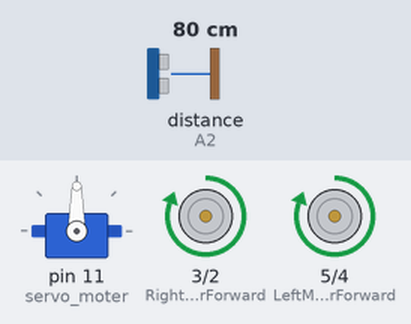
The sketch below on a simulated Arduino Uno, built with avr-gcc and run on an emulated ATmega328P. On the bench: servo, motor-driver pin pairs drawn as motors (green arrow = first pin HIGH = forward, orange = second pin HIGH = backward, longer = more drive). Inputs (shaded band) come from the test bench; at power-on: distance to the obstacle (sensor on A2) 80 cm. The echo pulse lasts 58.3 µs per cm.

Above: at 3.9 s.
4.0 s: distance to the obstacle (sensor on A2) set to 22 cm
5.5 s: distance to the obstacle (sensor on A2) set to 19 cm
At 7.1 s:
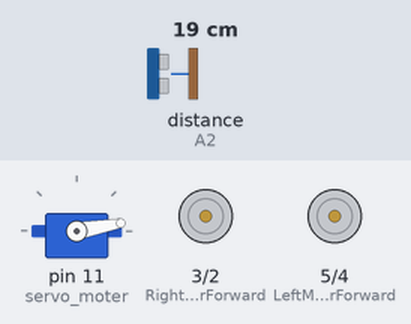
11.5 s: distance to the obstacle (sensor on A2) set to 35 cm
At 12.5 s:
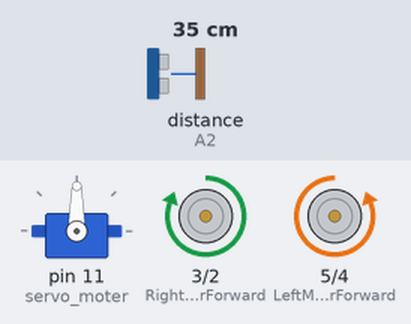
14.1 s: distance to the obstacle (sensor on A2) set to 2 cm
At 16.7 s:
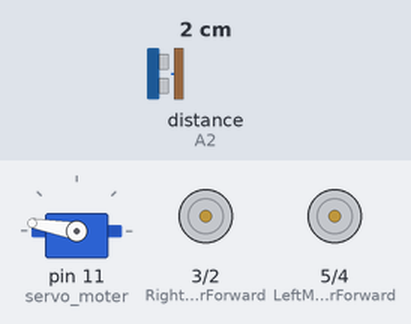
Timing chart, 0 to 18.1 s (numbered marks = the images above; inputs shaded):
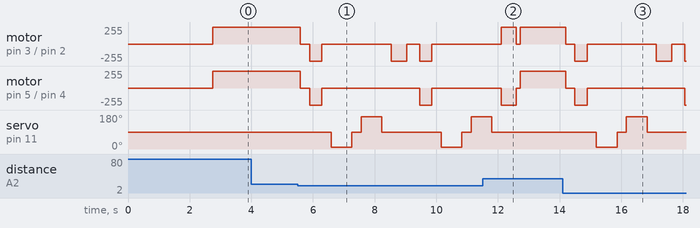

The sketch:

Obstacle_Robot.ino
```cpp
#include <Servo.h>
#include <NewPing.h>

const int LeftMoterForward = 5;
const int LeftMoterBackward = 4;
const int RightMoterForward = 3;
const int RightMoterBackward = 2;

#define trig_pin A1
#define echo_pin A2

#define maximum_distance 200
boolean goesForward = false;
int distance = 100;

NewPing sonar(trig_pin, echo_pin, maximum_distance);
Servo servo_moter;

void setup(){
  pinMode(RightMoterForward, OUTPUT);
  pinMode(LeftMoterForward, OUTPUT);
  pinMode(LeftMoterBackward, OUTPUT);
  pinMode(RightMoterBackward, OUTPUT);

  servo_moter.attach(11);

  servo_moter.write(90);
  delay(2000);

  distance = readPing();
  delay(100);

  distance = readPing();
  delay(100);

   distance = readPing();
  delay(100);

  distance = readPing();
  delay(100);
}

void loop(){
  int distanceRight = 0;
  int distanceLeft = 0;
  delay(50);

  if(distance <= 20){
    moveStop();
    delay(300);

    moveBackward();
    delay(400);

    moveStop();
    delay(300);

    distanceRight = lookRight();
    delay(300);

    distanceLeft = lookLeft();
    delay(300);

    if(distance >= distanceLeft){
      turnRight();
      moveStop();
    }

    else{
      turnLeft();
      moveStop();
    }
  }

  else{
    moveForward();
  }
  distance = readPing();
}

int lookRight(){
  servo_moter.write(10);
  delay(500);

  int distance = readPing();
  delay(100);

  servo_moter.write(90);
  return distance;
}

int lookLeft(){
  servo_moter.write(170);
  delay(500);

  int distance = readPing();
  delay(100);

  servo_moter.write(90);
  return distance;
  delay(100);
}

int readPing(){
  delay(70);
  int cm = sonar.ping_cm();

  if(cm==0){
    cm=250;
  }
  return cm;
}

void moveStop(){
  digitalWrite(RightMoterForward, LOW);
  digitalWrite(LeftMoterForward, LOW);
  digitalWrite(RightMoterBackward, LOW);
  digitalWrite(LeftMoterBackward, LOW);
}

void moveForward(){
  if(!goesForward){
    goesForward = true;

    digitalWrite(LeftMoterForward, HIGH);
    digitalWrite(RightMoterForward, HIGH);

    digitalWrite(LeftMoterBackward, LOW);
    digitalWrite(RightMoterBackward, LOW);
  }
}

void moveBackward(){

  goesForward = false;

  digitalWrite(LeftMoterBackward, HIGH);
  digitalWrite(RightMoterBackward, HIGH);

  digitalWrite(LeftMoterForward, LOW);
  digitalWrite(RightMoterForward, LOW);
}

void turnRight(){

  digitalWrite(LeftMoterForward, HIGH);
  digitalWrite(RightMoterBackward, HIGH);

  digitalWrite(LeftMoterBackward, LOW);
  digitalWrite(LeftMoterForward, LOW);

  delay(500);

  digitalWrite(LeftMoterForward, HIGH);
  digitalWrite(RightMoterForward, HIGH);

  digitalWrite(LeftMoterBackward, LOW);
  digitalWrite(RightMoterBackward, LOW);
}

void turnLeft(){

  digitalWrite(LeftMoterBackward, HIGH);
  digitalWrite(RightMoterForward, HIGH);

  digitalWrite(LeftMoterForward, LOW);
  digitalWrite(RightMoterBackward, LOW);

  delay(500);

  digitalWrite(LeftMoterForward, HIGH);
  digitalWrite(RightMoterForward, HIGH);

  digitalWrite(LeftMoterBackward, LOW);
  digitalWrite(RightMoterBackward, LOW);
}
```

Measured:
- the behaviour switches between 21 and 20 cm on distance to the obstacle (sensor on A2) (found by bisection; images 0 and 1)
- after the input at 4.0 s, every drawn part: stays the same
- after the input at 11.5 s, servo on pin 11 (servo_moter): goes on until 11.8 s, then stays 90°
